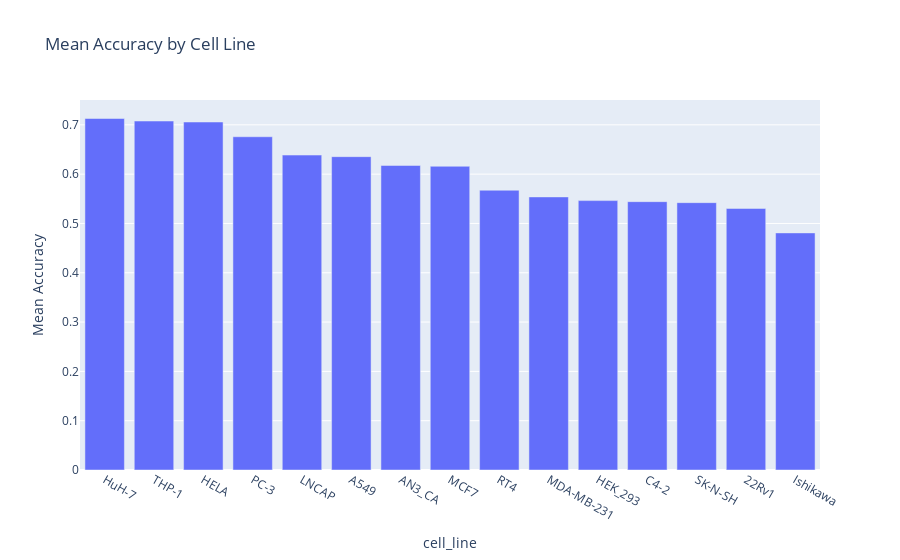

The cell this chart's notebook holds for it:
### Code cell
# Group by 'tf' and calculate the mean accuracy for each group
df_grouped = df.groupby('cell_line')['accuracy'].mean().reset_index()

# Sort the grouped DataFrame by accuracy in descending order
df_grouped_sorted = df_grouped.sort_values(by='accuracy', ascending=False)
# df_grouped_sorted[df_grouped_sorted['total_predictions'] > 1000]

# Create the bar chart
fig = px.bar(df_grouped_sorted, x='cell_line', y='accuracy',
             title='Mean Accuracy by Cell Line',
             labels={'tf': 'Transcription Factor', 'accuracy': 'Mean Accuracy'})

# Show the figure
fig.show()

### Figure 1 — Plotly figure (JSON) as saved in the notebook; plotly's stock layout.template omitted (floating-point values rounded to 4 significant figures)
{"data": [{"alignmentgroup": "True", "hovertemplate": "cell_line=%{x}<br>Mean Accuracy=%{y}<extra></extra>", "legendgroup": "", "marker": {"color": "#636efa", "pattern": {"shape": ""}}, "name": "", "offsetgroup": "", "orientation": "v", "showlegend": false, "textposition": "auto", "type": "bar", "x": ["HuH-7", "THP-1", "HELA", "PC-3", "LNCAP", "A549", "AN3_CA", "MCF7", "RT4", "MDA-MB-231", "HEK_293", "C4-2", "SK-N-SH", "22Rv1", "Ishikawa"], "xaxis": "x", "y": [0.7129, 0.7077, 0.7057, 0.6758, 0.6387, 0.6355, 0.6176, 0.616, 0.5674, 0.5538, 0.5463, 0.5442, 0.5422, 0.5305, 0.4808], "yaxis": "y"}], "layout": {"barmode": "relative", "legend": {"tracegroupgap": 0}, "title": {"text": "Mean Accuracy by Cell Line"}, "xaxis": {"anchor": "y", "domain": [0, 1], "title": {"text": "cell_line"}}, "yaxis": {"anchor": "x", "domain": [0, 1], "title": {"text": "Mean Accuracy"}}}}
